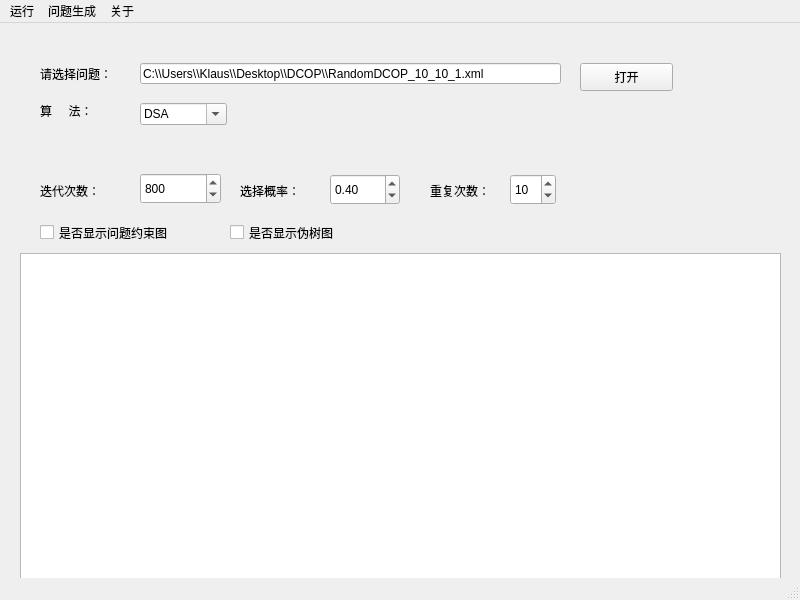
<?xml version="1.0" encoding="UTF-8"?>
<ui version="4.0">
 <class>MainWindow</class>
 <widget class="QMainWindow" name="MainWindow">
  <property name="enabled">
   <bool>true</bool>
  </property>
  <property name="geometry">
   <rect>
    <x>0</x>
    <y>0</y>
    <width>800</width>
    <height>600</height>
   </rect>
  </property>
  <property name="acceptDrops">
   <bool>false</bool>
  </property>
  <property name="windowTitle">
   <string>基于Python的DCOP算法验证平台</string>
  </property>
  <property name="toolTip">
   <string/>
  </property>
  <property name="whatsThis">
   <string/>
  </property>
  <property name="autoFillBackground">
   <bool>false</bool>
  </property>
  <property name="unifiedTitleAndToolBarOnMac">
   <bool>false</bool>
  </property>
  <widget class="QWidget" name="centralwidget">
   <widget class="QLabel" name="label">
    <property name="geometry">
     <rect>
      <x>40</x>
      <y>40</y>
      <width>121</width>
      <height>21</height>
     </rect>
    </property>
    <property name="text">
     <string>请选择问题：</string>
    </property>
   </widget>
   <widget class="QLineEdit" name="peobleminput">
    <property name="geometry">
     <rect>
      <x>140</x>
      <y>40</y>
      <width>421</width>
      <height>21</height>
     </rect>
    </property>
    <property name="inputMask">
     <string/>
    </property>
    <property name="text">
     <string>C:\\Users\\Klaus\\Desktop\\DCOP\\RandomDCOP_10_10_1.xml</string>
    </property>
    <property name="cursorPosition">
     <number>55</number>
    </property>
   </widget>
   <widget class="QPushButton" name="open">
    <property name="geometry">
     <rect>
      <x>580</x>
      <y>40</y>
      <width>93</width>
      <height>28</height>
     </rect>
    </property>
    <property name="text">
     <string>打开</string>
    </property>
   </widget>
   <widget class="QLabel" name="label_2">
    <property name="geometry">
     <rect>
      <x>40</x>
      <y>80</y>
      <width>111</width>
      <height>16</height>
     </rect>
    </property>
    <property name="text">
     <string>算     法：</string>
    </property>
   </widget>
   <widget class="QComboBox" name="comboBox">
    <property name="geometry">
     <rect>
      <x>140</x>
      <y>80</y>
      <width>87</width>
      <height>22</height>
     </rect>
    </property>
    <property name="editable">
     <bool>true</bool>
    </property>
    <property name="currentText">
     <string>DSA</string>
    </property>
    <property name="currentIndex">
     <number>0</number>
    </property>
    <item>
     <property name="text">
      <string>DSA</string>
     </property>
    </item>
    <item>
     <property name="text">
      <string>DPOP</string>
     </property>
    </item>
   </widget>
   <widget class="QLabel" name="label_3">
    <property name="geometry">
     <rect>
      <x>40</x>
      <y>160</y>
      <width>72</width>
      <height>15</height>
     </rect>
    </property>
    <property name="text">
     <string>迭代次数：</string>
    </property>
   </widget>
   <widget class="QSpinBox" name="spinBox">
    <property name="geometry">
     <rect>
      <x>140</x>
      <y>150</y>
      <width>81</width>
      <height>31</height>
     </rect>
    </property>
    <property name="maximum">
     <number>10000</number>
    </property>
    <property name="value">
     <number>800</number>
    </property>
   </widget>
   <widget class="QLabel" name="label_4">
    <property name="geometry">
     <rect>
      <x>240</x>
      <y>160</y>
      <width>72</width>
      <height>15</height>
     </rect>
    </property>
    <property name="text">
     <string>选择概率：</string>
    </property>
   </widget>
   <widget class="QDoubleSpinBox" name="doubleSpinBox">
    <property name="geometry">
     <rect>
      <x>330</x>
      <y>151</y>
      <width>70</width>
      <height>31</height>
     </rect>
    </property>
    <property name="value">
     <double>0.400000000000000</double>
    </property>
   </widget>
   <widget class="QCheckBox" name="checkBox">
    <property name="geometry">
     <rect>
      <x>40</x>
      <y>200</y>
      <width>201</width>
      <height>19</height>
     </rect>
    </property>
    <property name="text">
     <string>是否显示问题约束图</string>
    </property>
   </widget>
   <widget class="QTextEdit" name="textEdit">
    <property name="geometry">
     <rect>
      <x>20</x>
      <y>230</y>
      <width>761</width>
      <height>341</height>
     </rect>
    </property>
   </widget>
   <widget class="QLabel" name="label_5">
    <property name="geometry">
     <rect>
      <x>430</x>
      <y>160</y>
      <width>72</width>
      <height>15</height>
     </rect>
    </property>
    <property name="text">
     <string>重复次数：</string>
    </property>
   </widget>
   <widget class="QSpinBox" name="spinBox_2">
    <property name="geometry">
     <rect>
      <x>510</x>
      <y>151</y>
      <width>46</width>
      <height>31</height>
     </rect>
    </property>
    <property name="value">
     <number>10</number>
    </property>
   </widget>
   <widget class="QCheckBox" name="checkBox_2">
    <property name="geometry">
     <rect>
      <x>230</x>
      <y>200</y>
      <width>161</width>
      <height>19</height>
     </rect>
    </property>
    <property name="text">
     <string>是否显示伪树图</string>
    </property>
   </widget>
  </widget>
  <widget class="QMenuBar" name="menubar">
   <property name="geometry">
    <rect>
     <x>0</x>
     <y>0</y>
     <width>800</width>
     <height>26</height>
    </rect>
   </property>
   <widget class="QMenu" name="menu">
    <property name="title">
     <string>运行</string>
    </property>
    <addaction name="action"/>
    <addaction name="action_4"/>
   </widget>
   <widget class="QMenu" name="menu_2">
    <property name="title">
     <string>关于</string>
    </property>
    <addaction name="action_2"/>
   </widget>
   <widget class="QMenu" name="menu_3">
    <property name="title">
     <string>问题生成</string>
    </property>
    <addaction name="action_3"/>
   </widget>
   <addaction name="menu"/>
   <addaction name="menu_3"/>
   <addaction name="menu_2"/>
  </widget>
  <widget class="QStatusBar" name="statusbar"/>
  <action name="action">
   <property name="text">
    <string>运行</string>
   </property>
  </action>
  <action name="action_2">
   <property name="text">
    <string>关于本平台</string>
   </property>
  </action>
  <action name="action_3">
   <property name="text">
    <string>问题生成</string>
   </property>
  </action>
  <action name="action_4">
   <property name="text">
    <string>打开目录</string>
   </property>
  </action>
 </widget>
 <resources/>
 <connections/>
</ui>
